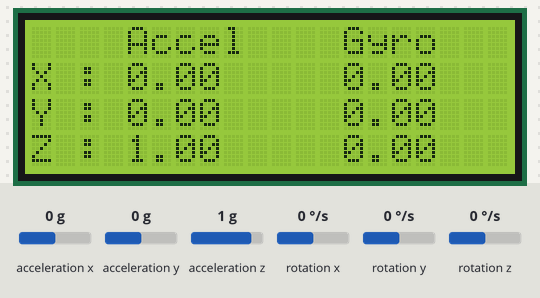
This program was run on a simulated Raspberry Pi Pico running MicroPython. Shown: 20×4 character LCD. Inputs (shaded band) come from the test bench; at power-on: rotation x 0 °/s, acceleration x 0 g, acceleration y 0 g, acceleration z 1 g, rotation y 0 °/s, rotation z 0 °/s. Library files of the repository ran but are not shown: i2c_lcd.py, mpu6050_lib.py; what the program prints to the serial console is not drawn.

Above: at 3.4 s.
4.4 s: rotation x set to -192 °/s
At 5.2 s:
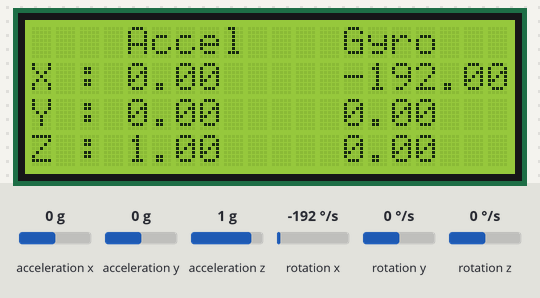
7.4 s: acceleration x set to -1.4 g
At 8.5 s:
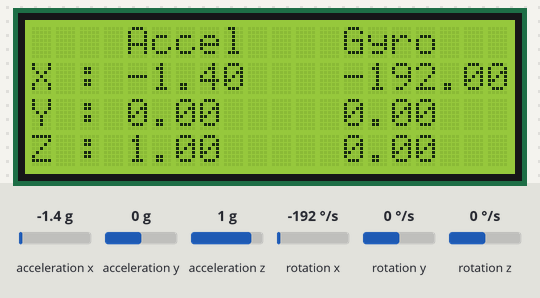
10.1 s: acceleration y set to -1.4 g
At 11.52 s:
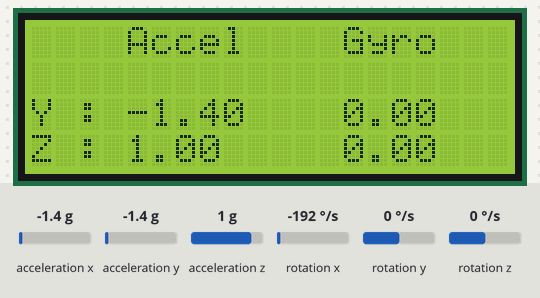
12.9 s: acceleration z set to -1.4 g
At 13.7 s:
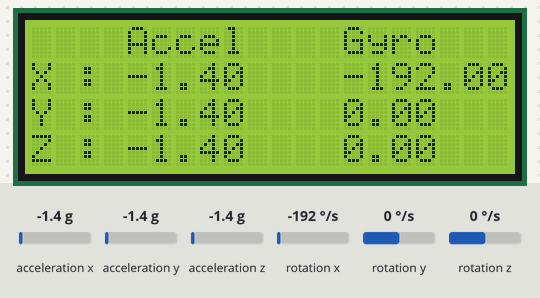
15.7 s: rotation y set to -192 °/s
At 16.8 s:
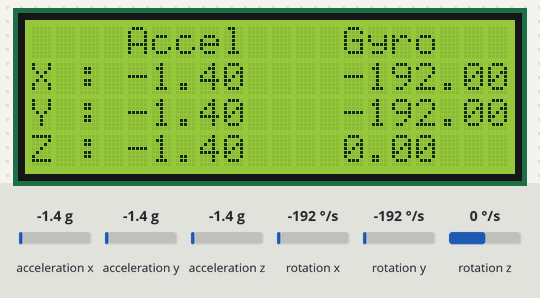
18.5 s: rotation z set to -192 °/s
At 19.4 s:
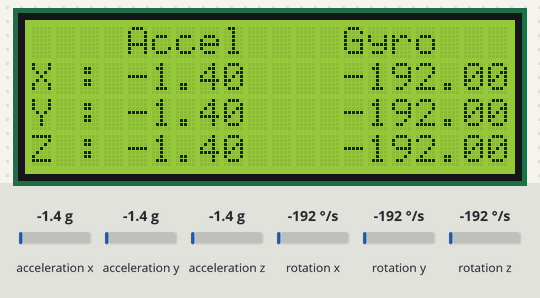
Timing chart, 0 to 21.5 s (numbered marks = the images above; inputs shaded):
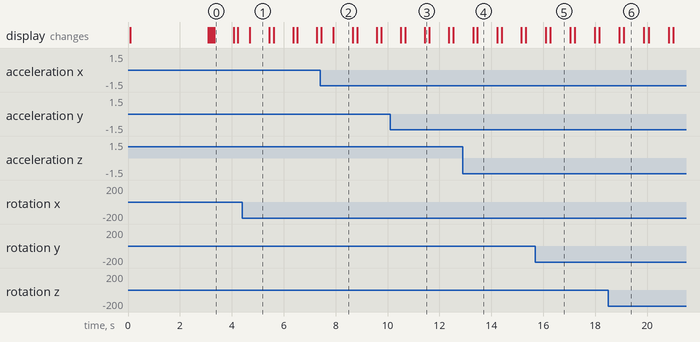

The program:

pico_mpu6050.py
```python
# (licence header left out)
from machine import Pin,I2C
from i2c_lcd import I2cLcd
import time
import utime
from mpu6050_lib import mpu6050

# The PCF8574= 0x27, PCF8574A = 0x3f
DEFAULT_I2C_ADDR = 0x27

#=================================================================

i2c = I2C(0, scl=Pin(9), sda=Pin(8), freq=100000) #100kHz
lcd = I2cLcd(i2c ,DEFAULT_I2C_ADDR,4, 20)
lcd.move_to(0,0)
lcd.putstr("MPU6050 demo")
utime.sleep_ms(3000)

MPU6050_I2C_ADR = 0x68
i2c1 = I2C(1, scl=Pin(7), sda=Pin(6), freq=100000) #100kHz
mpu6050_sensor = mpu6050(i2c1, MPU6050_I2C_ADR)
lcd.clear()
lcd.move_to(4,0)
lcd.putstr("Accel")
lcd.move_to(13,0)
lcd.putstr("Gyro")
blankstr = "                    "

while (True):
    dict_accel = mpu6050_sensor.read_AccelRegisters()
    dict_gyro  = mpu6050_sensor.read_GyroRegisters()

    lcd.move_to(0,1)
    lcd.putstr(blankstr)
    lcd.move_to(0,1)
    lcd.putstr("X : {0:.2f}".format(dict_accel['ax']))
    lcd.move_to(13,1)
    lcd.putstr("{0:.2f}".format(dict_gyro['gx']))
    lcd.move_to(0,2)
    lcd.putstr(blankstr)
    lcd.move_to(0,2)
    lcd.putstr("Y : {0:.2f}".format(dict_accel['ay']))
    lcd.move_to(13,2)
    lcd.putstr("{0:.2f}".format(dict_gyro['gy']))
    lcd.move_to(0,3)
    lcd.putstr(blankstr)
    lcd.move_to(0,3)
    lcd.putstr("Z : {0:.2f}".format(dict_accel['az']))
    lcd.move_to(13,3)
    lcd.putstr("{0:.2f}".format(dict_gyro['gz']))

    utime.sleep_ms(250)
```

Measured:
- what the display in image 0 shows lasts 0.8 s, from 3.3 s to 4.1 s
- what the display in image 1 shows lasts 0.7 s, from 4.7 s to 5.4 s
